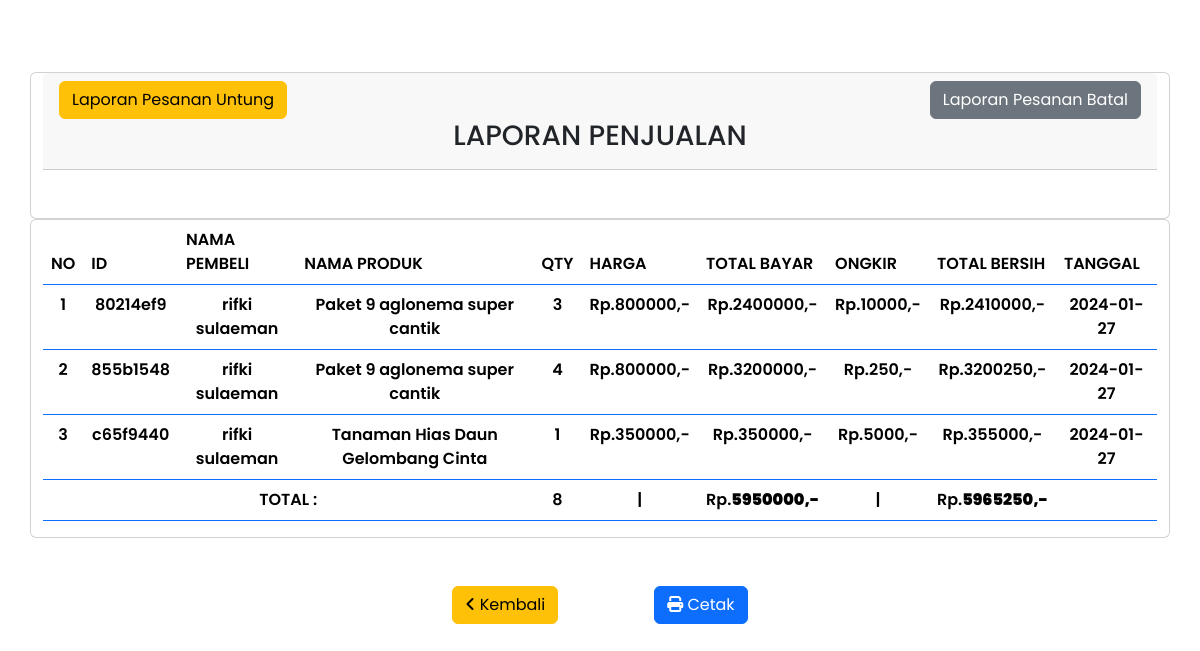
Screenshot of /report.php (signed in) with the database file from the repository.
### tables this page shows
CREATE TABLE `kwitansi` (
  `id_kwitansi` int(255) NOT NULL,
  `id_order` char(8) NOT NULL,
  `produkid` char(8) NOT NULL,
  `tgl_terbit` date NOT NULL DEFAULT current_timestamp(),
  `status_order` varchar(50) DEFAULT NULL,
  `id_pemilik_kwitansi` char(8) DEFAULT NULL,
  `id_toko` char(8) DEFAULT NULL,
  `qty_pembelian` int(255) DEFAULT NULL,
  `nama_penerima` varchar(255) DEFAULT NULL,
  `nama_toko` varchar(255) NOT NULL,
  `nama_barang` varchar(255) NOT NULL,
  `ongkir` decimal(10,0) NOT NULL,
  `total` decimal(10,0) NOT NULL,
  `alamat_pembeli` varchar(500) NOT NULL,
  `alamat_toko` varchar(500) NOT NULL,
  `total_bersih` decimal(10,0) NOT NULL
);

CREATE TABLE `produk` (
  `id_produk` char(8) NOT NULL,
  `nama_produk` varchar(255) NOT NULL,
  `id_pemilik` char(8) DEFAULT NULL,
  `kategori` char(50) NOT NULL,
  `deskripsi` longtext NOT NULL,
  `harga` decimal(10,0) NOT NULL,
  `gambar` varchar(255) NOT NULL,
  `rate` int(5) NOT NULL,
  `tgl_buat` timestamp NOT NULL DEFAULT current_timestamp(),
  `qty` int(11) DEFAULT NULL,
  `slug` varchar(255) DEFAULT NULL,
  `status` enum('aktif','nonaktif') DEFAULT NULL,
  `di_edit` timestamp NOT NULL DEFAULT current_timestamp()
);

### report.php (the view, shortened to what this page needs)
<?php
include 'functions/data-connect.php';
$id_data = $_SESSION['id'];
$query = mysqli_query($connection, "SELECT * FROM kwitansi JOIN produk ON kwitansi.produkid = produk.id_produk WHERE kwitansi.id_toko = '$id_data' AND kwitansi.status_order = 'LUNAS'");
$row = mysqli_num_rows($query);
$sum = mysqli_query($connection, "SELECT SUM(qty_pembelian) AS totally FROM kwitansi WHERE id_toko = '$id_data' AND status_order = 'LUNAS'");
$array_qty = mysqli_fetch_assoc($sum);
$total_qty = $array_qty['totally'];
$sum2 = mysqli_query($connection, "SELECT SUM(total) AS total_data FROM kwitansi WHERE id_toko = '$id_data' AND status_order = 'LUNAS'");
$array_total = mysqli_fetch_assoc($sum2);
$total_tagihan = $array_total['total_data'];
$sum3 = mysqli_query($connection, "SELECT SUM(total_bersih) AS total_final FROM kwitansi WHERE id_toko = '$id_data' AND status_order = 'LUNAS'");
$array_final = mysqli_fetch_assoc($sum3);
$total_final = $array_final['total_final'];
?>
<!DOCTYPE html>
<html lang="en">
<head>
		<link
			rel="stylesheet"
			href="https://cdn.jsdelivr.net/npm/@docsearch/css@3" />
		<link
			href="assets/libs/bootstrap/css/bootstrap.min.css"
			rel="stylesheet" />
		<link rel="stylesheet" href="assets/libs/fontawesome/css/all.min.css" />
		<link rel="stylesheet" href="assets/css-native/app.css" />
</head>
<body>
    <div class="card container">
        <div class="card-header container mb-5">
            <a href="report.php" class="btn btn-warning" id="btn2" disabled="disabled"> Laporan Pesanan Untung </a>
            <span><a href="report-cenceled.php" class="float-end btn btn-secondary" id="btn3" > Laporan Pesanan Batal </a></span>
            <h3 class="text-center">LAPORAN PENJUALAN</h3>
        </div>
    </div>
    <div class="continer" id="report-data">
        <div class="container card">
            <table class="table table-border border-primary">
                <thead class="thead-dark">
                    <tr>
                        <th scope="col">NO</th>
                        <th scope="col">ID</th>
                        <th scope="col">NAMA PEMBELI</th>
                        <th scope="col">NAMA PRODUK</th>
                        <th scope="col">QTY</th>
                        <th scope="col">HARGA</th>
                        <th scope="col">TOTAL BAYAR</th>
                        <th scope="col">ONGKIR</th>
                        <th scope="col">TOTAL BERSIH</th>
                        <th scope="col">TANGGAL</th>
                    </tr>
                </thead>
                <?php
                $num = 0;
                if($row > 0){
                    while($data = mysqli_fetch_array($query)) {
                        $num++;
                        ?>
        <tbody>
            <tr class="text-center">
                <th scope="row"><?= $num; ?></th>
                <td><?= $data['id_order']; ?></td>
                <td><?= $data['nama_penerima']; ?></td>
                <td><?= $data['nama_barang']; ?></td>
                <td><?= $data['qty_pembelian']; ?></td>
                <td>Rp.<?= $data['harga']; ?>,-</td>
                <td>Rp.<?= $data['total']; ?>,-</td>
                <td>Rp.<?= $data['ongkir']; ?>,-</td>
                <td>Rp.<?= $data['total_bersih']; ?>,-</td>
                <td><?= $data['tgl_terbit']; ?></td>
            </tr>
        </tbody>
        <?php }}else{ ?>
            <tr>
                <td class="text-center" colspan="10">Belum Ada Pesanan</td>
            </tr>
        <?php } ?>
        <tr class="text-center">
            <th colspan="4">TOTAL : </th>
            <td><?= $total_qty; ?></td>
            <td>|</td>
            <td>Rp.<strong><?= $total_tagihan; ?>,-</strong></td>
            <td>|</td>
            <td>Rp.<strong><?= $total_final; ?>,-</strong></td>
            <td></td>
        </tr>
        </table>
        </div>
    </div>
    <div class="d-flex justify-content-center">
        <a href="." class="btn btn-warning float-start m-5"><i class="fas fa-angle-left"></i> Kembali</a>
        <button id="btn" class="btn btn-primary align-self-center m-5" onclick="window.print()"><i class="fas fa-print"></i> Cetak</button>
    </div>
</body>
</html>

### assets/css-native/app.css (style rules this page uses)
body { min-height: 75rem; padding-top: 4.5rem; }
* { font-family: "Poppins", sans-serif; font-weight: 600; font-style: normal; }

### rows the page displays
kwitansi: id_order "80214ef9", nama_penerima "rifki sulaeman", nama_barang "Paket 9 aglonema super cantik", qty_pembelian "3", produkid.harga "800000", total "2400000", ongkir "10000", total_bersih "2410000", tgl_terbit "2024-01-27"
kwitansi: id_order "855b1548", nama_penerima "rifki sulaeman", nama_barang "Paket 9 aglonema super cantik", qty_pembelian "4", produkid.harga "800000", total "3200000", ongkir "250", total_bersih "3200250", tgl_terbit "2024-01-27"
kwitansi: id_order "c65f9440", nama_penerima "rifki sulaeman", nama_barang "Tanaman Hias Daun Gelombang Cinta", qty_pembelian "1", produkid.harga "350000", total "350000", ongkir "5000", total_bersih "355000", tgl_terbit "2024-01-27"

### other values shown
$total_qty "8"
$total_tagihan "5950000"
$total_final "5965250"
